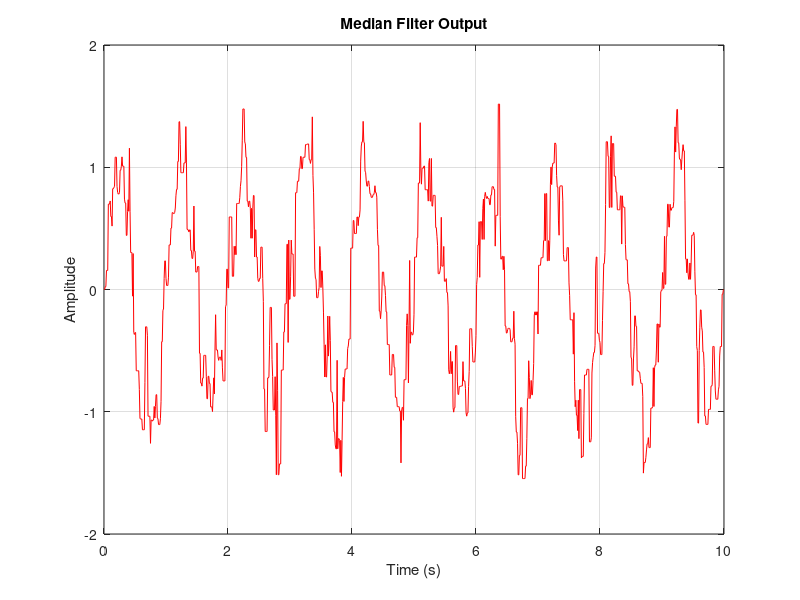

Source code (MATLAB):
% Median Filter Output
clc;
clear;
close all;

% กำหนดตัวแปร
N = 1000;              % จำนวนจุดข้อมูล
fs = 100;              % ความถี่สุ่มตัวอย่าง 100 Hz
n = 0:N-1;             % ลำดับจุดข้อมูล
t = n/fs;              % เวลา

% สร้างสัญญาณต้นฉบับ
s1 = sin(2*pi*1*n/fs);

% เพิ่ม Random Noise
rng(1);                % ให้ Noise เหมือนเดิมทุกครั้งที่รัน
x1 = s1 + 0.5*randn(1,N);

% กรอง Noise ด้วย Median Filter
M = 5;                 % ใช้ข้อมูลครั้งละ 5 จุด
y = medfilt1(x1,M);    % คำนวณค่ามัธยฐานเพื่อกรองสัญญาณ

% แสดงกราฟหลังกรอง
figure;
plot(t,y,'r');
xlabel('Time (s)');
ylabel('Amplitude');
title('Median Filter Output');
grid on;
